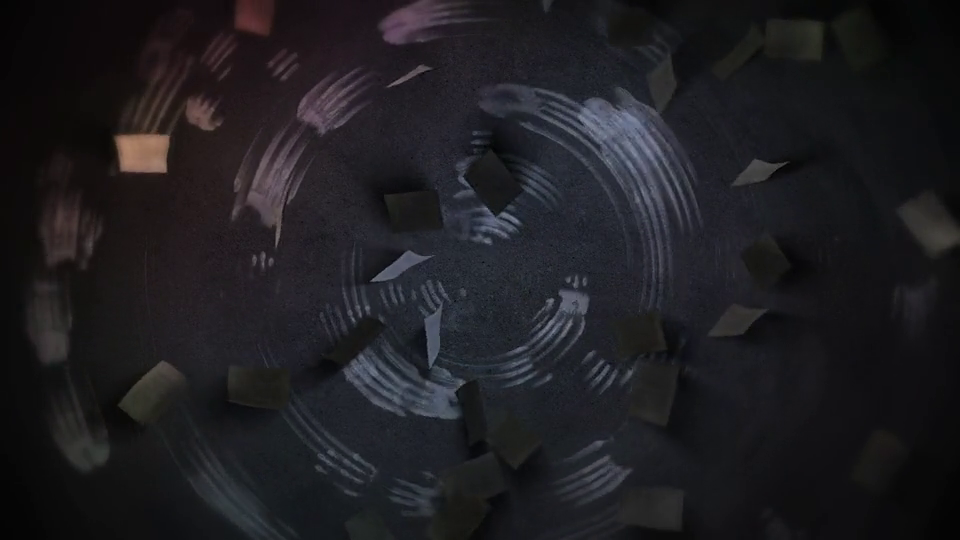
#> input picture frame 120 of video/video.mp4, 960 x 540 px
$ python CW_lesson_1.py
#> lines starting #> are read from the running program, lines starting #| are printed output that depends on the picture
import cv2

# img = cv2.imread('images/1.jpg')
# img = cv2.resize(img, (500,300))
# cv2.imshow('image', img)
cap = cv2.VideoCapture('video/video.mp4')

while True:
    ret, frame = cap.read()
#> frame is the input picture: shape (540, 960, 3); mean B, G, R 33.4, 29.6, 30.6
    if not ret:
        break
    resized = cv2.resize(frame, (640, 480))
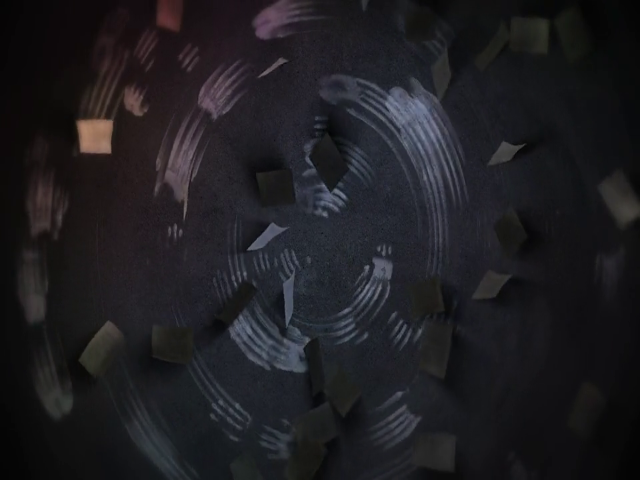
#> resized: shape (480, 640, 3); mean B, G, R 33.3, 29.5, 30.5
    cv2.imshow('video', frame)
    if cv2.waitKey(1) & 0xFF == ord('q'):
#> (key q is pressed here)
        break


cap.release()
cv2.destroyAllWindows()

$ run again, starting later in the video
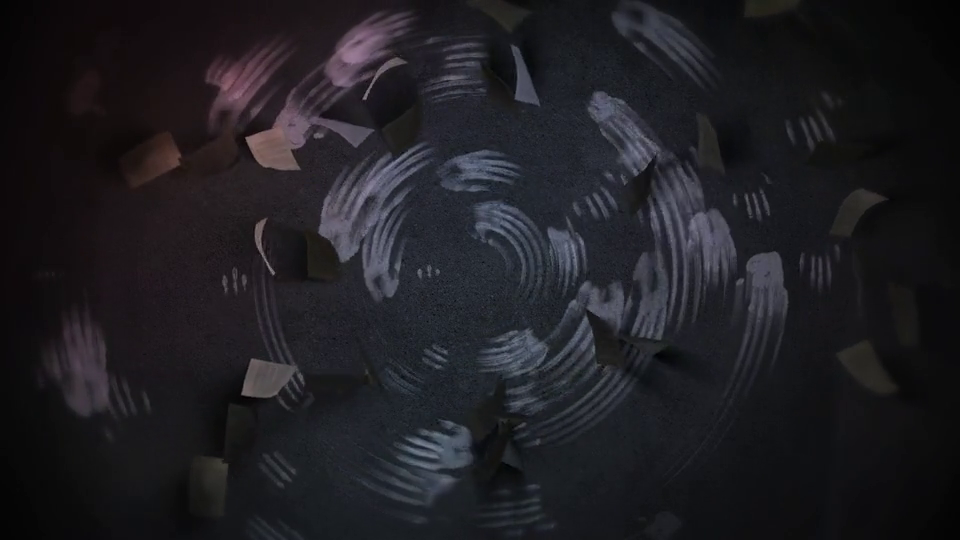
#> input picture frame 540 of video/video.mp4, 960 x 540 px
#> frame is the input picture: shape (540, 960, 3); mean B, G, R 34.6, 30, 31.1
#> `resized = cv2.resize(frame, (640, 480))`:
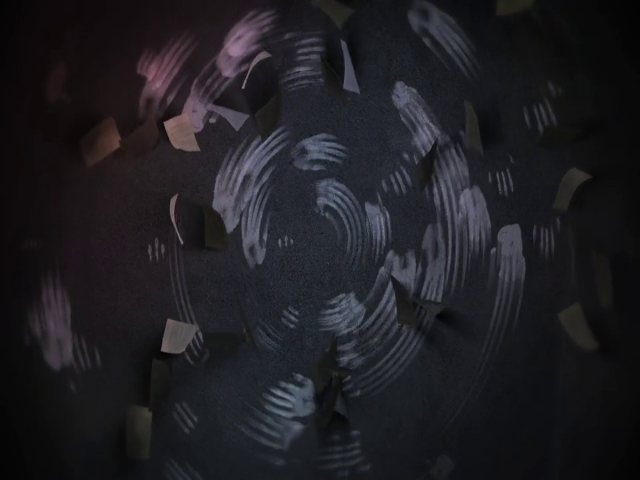
#> resized: shape (480, 640, 3); mean B, G, R 34.6, 30, 31

$ run again, starting later in the video
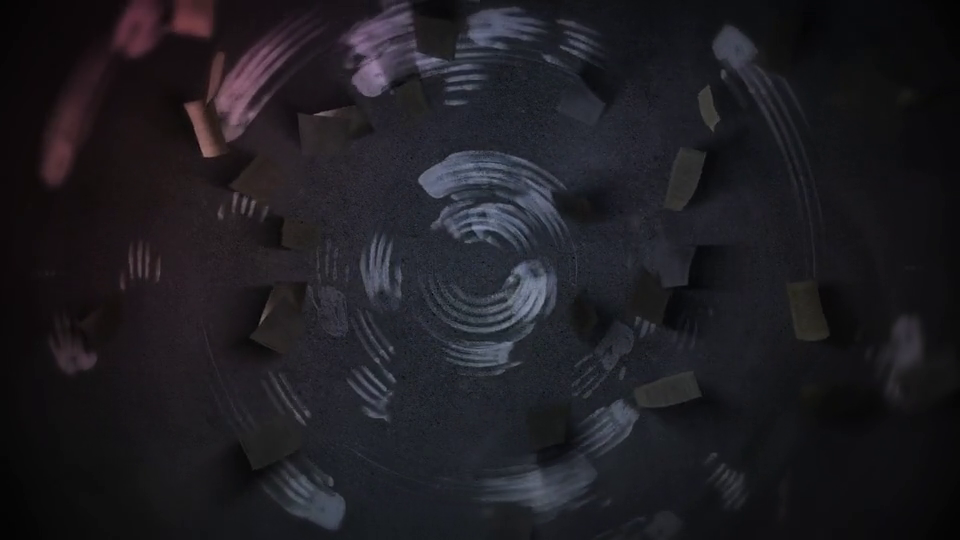
#> input picture frame 960 of video/video.mp4, 960 x 540 px
#> frame is the input picture: shape (540, 960, 3); mean B, G, R 34.2, 29.1, 30.6
#> `resized = cv2.resize(frame, (640, 480))`:
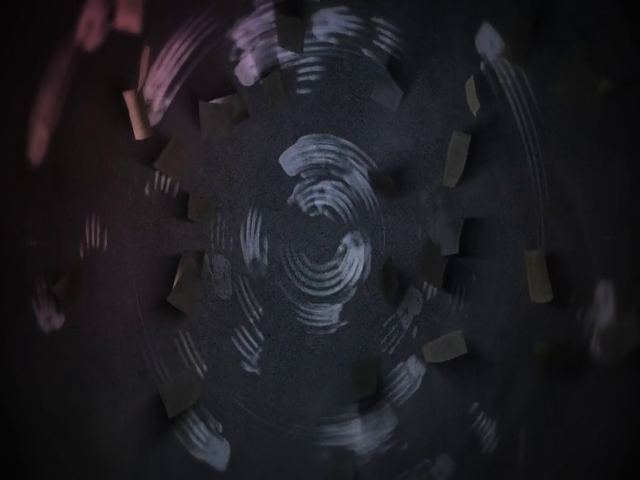
#> resized: shape (480, 640, 3); mean B, G, R 34.1, 29, 30.5
